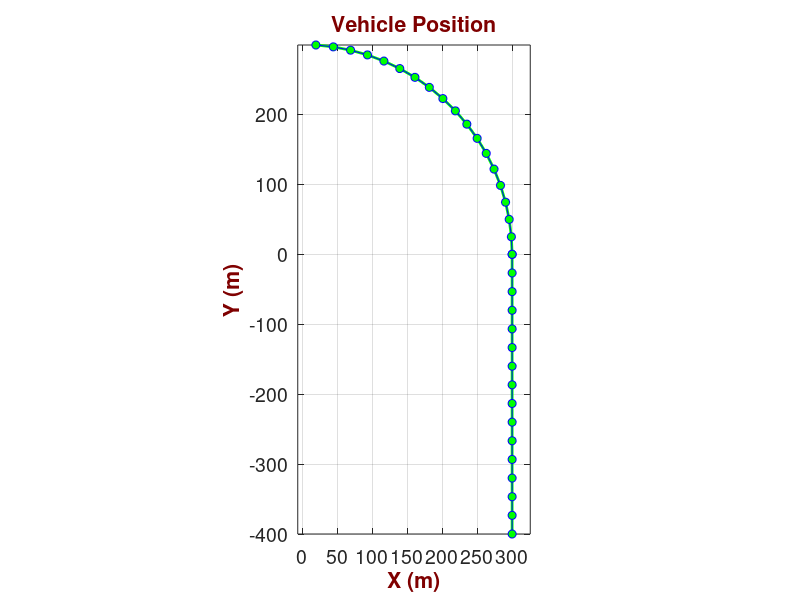

The MATLAB script that drew this image:
% Define the initial position
x_initial = 300;
y_initial = -400;

% Define the final position after the turn
x_final = 20;
y_final = 300;

% Define the number of points
num_points_straight = 16; % Number of points for the straight line
num_points_turn = 19; % Number of points for the turn

% Define the straight line segment
x_straight = x_initial * ones(1, num_points_straight);
y_straight = linspace(y_initial, 0, num_points_straight);

% Calculate the angle required for the turn
turn_radius = 300;
arc_length = sqrt((x_initial - x_final)^2 + (y_final - 0)^2);
theta_final = 2 * asin(arc_length / (2 * turn_radius)); % Calculate theta required to reach final position

% Define the turning maneuver (left turn with 300 meters radius)
theta = linspace(0, theta_final, num_points_turn); % Angle from 0 to theta_final radians
x_turn = x_initial - turn_radius * (1 - cos(theta)); % X coordinates during the turn
y_turn = turn_radius * sin(theta); % Y coordinates during the turn

% Combine straight and turning parts
x_total = [x_straight, x_turn];
y_total = [y_straight, y_turn];

% Plot the trajectory
figure;
plot(x_total, y_total, 'g-', 'LineWidth', 2);
hold on;
plot(x_total, y_total, 'bo-', 'MarkerSize', 6, 'MarkerFaceColor', 'g');
grid on;
xlabel('X (m)', 'FontSize', 16, 'FontWeight', 'bold', 'Color', [0.5, 0, 0]);
ylabel('Y (m)', 'FontSize', 16, 'FontWeight', 'bold', 'Color', [0.5, 0, 0]);
title('Vehicle Position', 'FontSize', 20, 'FontWeight', 'bold', 'Color', [0.5, 0, 0]);
set(gca, 'YDir', 'normal'); % Ensure the y-axis direction is normal (default)

% Set figure size to be similar to the uploaded image
set(gcf, 'Position', [100, 100, 400, 800]);

% Ensure equal scaling for both axes
axis equal;

% Customizing the font size for axes
set(gca, 'FontSize', 14);

% Save the figure as a PNG file
saveas(gcf, 'vehicle_position.png');
